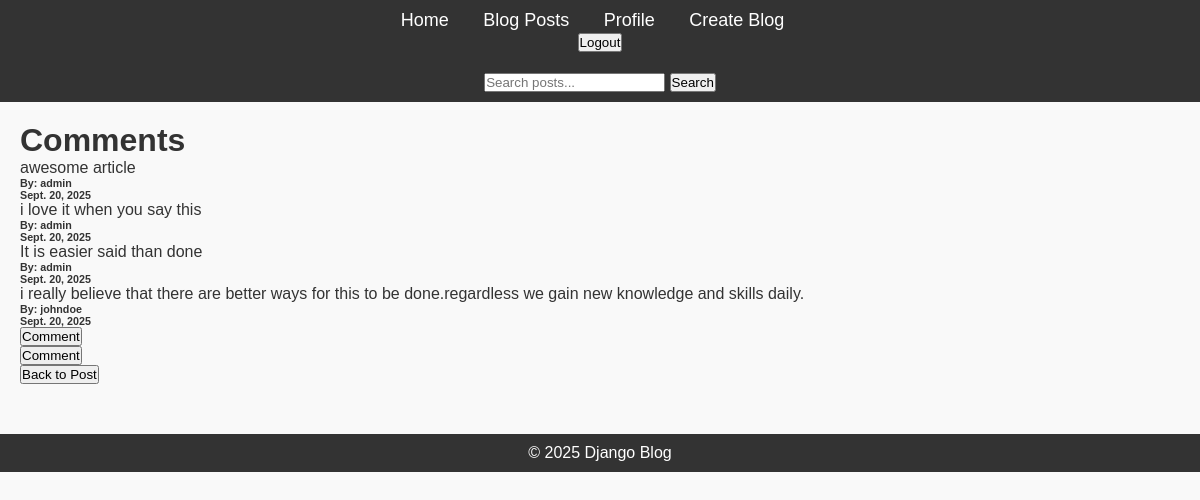
The app's page /blog/post/14/comments (signed in) with its own data.
### blog/models.py (models this page shows)
class Comment(models.Model):
    post = models.ForeignKey(Post, on_delete=models.CASCADE, related_name='comments')
    author = models.ForeignKey(User, on_delete=models.CASCADE)
    content = models.TextField()
    created_at = models.DateField(auto_now_add=True)
    updated_at = models.DateField(auto_now_add=True)

### blog/views.py (the view, shortened to what this page needs)
# urls.py: path('post/<int:pk>/comments', CommentListView.as_view(), name='list_comments'),
class CommentListView(ListView):
    model = Comment
    template_name = 'blog/list_comments.html'
    ordering = '-created_at'
    def get_context_data(self, **kwargs):
        context = super().get_context_data(**kwargs)
        posts = Post.objects.get(pk=self.kwargs.get('pk'))
        context['post'] = posts
        context['comments'] = Comment.objects.all().filter(post=posts)
        return context

### blog/templates/blog/list_comments.html (shortened to what this page needs)
{% extends 'blog/base.html' %}
{% block content %}
  <h1>Comments</h1>
      {% if comments %}
      {% for comment in comments %}
          <p>
              {{comment.content}}
          </p>
          <h6>By: {{ comment.author }}</h6>
          <h6>{{ comment.created_at }}</h6>
      {% endfor %}
      {% else %}
        <p>Be the first to comment...</p>
      {% endif %}
      {% include "blog/create_comment.html" with form=comment %}
{% block form %}
  <p> {% include "blog/create_comment.html"  %} </p>
{% endblock %}
<a href="{% url 'viewing_post' pk=post.id %}">
    <button>Back to Post</button>
</a>
{% endblock %}

### blog/static/css/styles.css (style rules this page uses)
* { margin: 0; padding: 0; box-sizing: border-box; }
body { font-family: Arial, sans-serif; background-color: #f9f9f9; color: #333; }

### records on screen
Comment: content "awesome article", author "admin", created_at "Sept. 20, 2025"
Comment: content "i love it when you say this", author "admin", created_at "Sept. 20, 2025"
Comment: content "It is easier said than done", author "admin", created_at "Sept. 20, 2025"
Comment: content "i really believe that there are better ways for this to be done.regardless we gain new knowledge and skills daily.", author "johndoe", created_at "Sept. 20, 2025"
